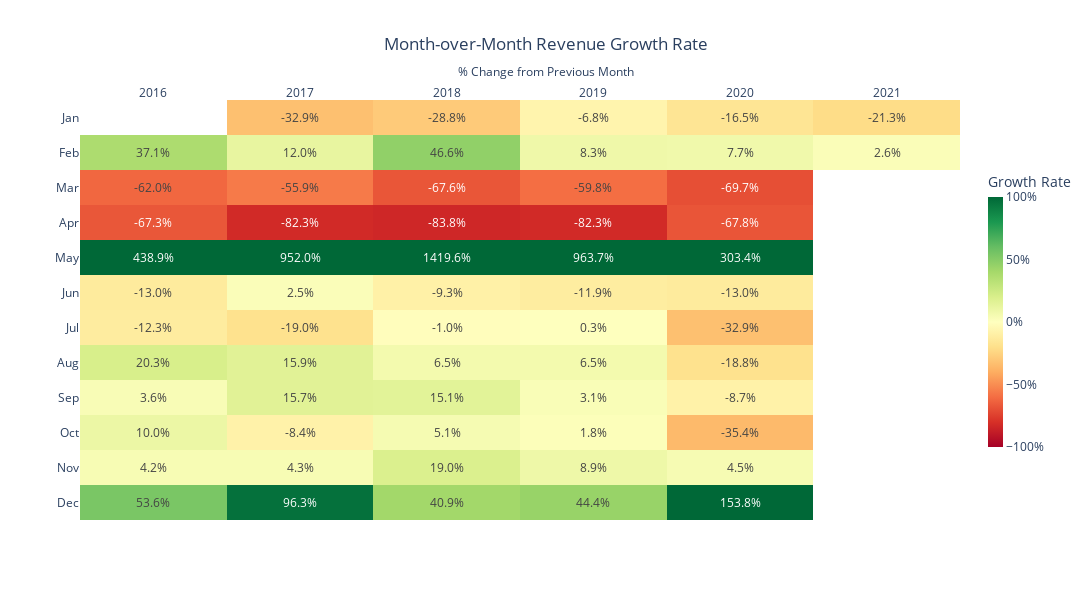

This figure's notebook cell:
### Markdown cell above
### Revenue Month over Month Growth Rate

### Code cell
# Calculating monthly revenue growth rates
monthly_rates = (
    sales
    .groupby('month')['revenue']
    .sum()
    .reset_index()
    .assign(
        pct_change=lambda df: (df['revenue'].pct_change() * 100).round(1),
        Year=lambda df: df['month'].dt.year,
        Month=lambda df: df['month'].dt.strftime('%b')
    )
)


months = [
    'Jan', 'Feb', 'Mar', 'Apr', 'May', 'Jun',
    'Jul', 'Aug', 'Sep', 'Oct', 'Nov', 'Dec'
]

# Pivoting data for heatmap
monthly_change = (
    monthly_rates
    .pivot(index='Month', columns='Year', values='pct_change')
    .reindex(months)
)

# Creating heatmap
fig = px.imshow(
    monthly_change,
    range_color=[-100, 100],
    color_continuous_scale='RdYlGn',
    aspect='auto'
)

fig.update_layout(
    title=dict(
        text='Month-over-Month Revenue Growth Rate<br><sub>% Change from Previous Month</sub>',
        x=0.5,
        xanchor='center'
    ),
    coloraxis_colorbar=dict(
        title='Growth Rate',
        ticksuffix='%',
        len=0.7,
        thickness=15
    ),
    xaxis=dict(side='top', showgrid=False, title=None),
    yaxis=dict(showgrid=False, title=None),
    height=600,
    width=1200,
    margin=dict(t=100),
    template='plotly_white'
)

# Adding annotations
labels = np.where(
    monthly_change.notna(),
    monthly_change.astype(str) + '%',
    ''
)

fig.update_traces(
    text=labels,
    texttemplate='%{text}',
    hoverinfo='skip',
    hovertemplate=None
)

fig.show()

#fig.write_image("Static Charts/mom_growth_rate.png", scale=2)

### Figure 1 — Plotly figure (JSON) as saved in the notebook; plotly's stock layout.template omitted (floating-point values rounded to 4 significant figures)
{"data": [{"coloraxis": "coloraxis", "hoverinfo": "skip", "name": "0", "text": [["", "-32.9%", "-28.8%", "-6.8%", "-16.5%", "-21.3%"], ["37.1%", "12.0%", "46.6%", "8.3%", "7.7%", "2.6%"], ["-62.0%", "-55.9%", "-67.6%", "-59.8%", "-69.7%", ""], ["-67.3%", "-82.3%", "-83.8%", "-82.3%", "-67.8%", ""], ["438.9%", "952.0%", "1419.6%", "963.7%", "303.4%", ""], ["-13.0%", "2.5%", "-9.3%", "-11.9%", "-13.0%", ""], ["-12.3%", "-19.0%", "-1.0%", "0.3%", "-32.9%", ""], ["20.3%", "15.9%", "6.5%", "6.5%", "-18.8%", ""], ["3.6%", "15.7%", "15.1%", "3.1%", "-8.7%", ""], ["10.0%", "-8.4%", "5.1%", "1.8%", "-35.4%", ""], ["4.2%", "4.3%", "19.0%", "8.9%", "4.5%", ""], ["53.6%", "96.3%", "40.9%", "44.4%", "153.8%", ""]], "texttemplate": "%{text}", "type": "heatmap", "x": [2016, 2017, 2018, 2019, 2020, 2021], "xaxis": "x", "y": ["Jan", "Feb", "Mar", "Apr", "May", "Jun", "Jul", "Aug", "Sep", "Oct", "Nov", "Dec"], "yaxis": "y", "z": [[NaN, -32.9, -28.8, -6.8, -16.5, -21.3], [37.1, 12.0, 46.6, 8.3, 7.7, 2.6], [-62.0, -55.9, -67.6, -59.8, -69.7, NaN], [-67.3, -82.3, -83.8, -82.3, -67.8, NaN], [438.9, 952.0, 1420.0, 963.7, 303.4, NaN], [-13.0, 2.5, -9.3, -11.9, -13.0, NaN], [-12.3, -19.0, -1.0, 0.3, -32.9, NaN], [20.3, 15.9, 6.5, 6.5, -18.8, NaN], [3.6, 15.7, 15.1, 3.1, -8.7, NaN], [10.0, -8.4, 5.1, 1.8, -35.4, NaN], [4.2, 4.3, 19.0, 8.9, 4.5, NaN], [53.6, 96.3, 40.9, 44.4, 153.8, NaN]]}], "layout": {"coloraxis": {"cmax": 100, "cmin": -100, "colorbar": {"len": 0.7, "thickness": 15, "ticksuffix": "%", "title": {"text": "Growth Rate"}}, "colorscale": [[0, "rgb(165,0,38)"], [0.1, "rgb(215,48,39)"], [0.2, "rgb(244,109,67)"], [0.3, "rgb(253,174,97)"], [0.4, "rgb(254,224,139)"], [0.5, "rgb(255,255,191)"], [0.6, "rgb(217,239,139)"], [0.7, "rgb(166,217,106)"], [0.8, "rgb(102,189,99)"], [0.9, "rgb(26,152,80)"], [1, "rgb(0,104,55)"]]}, "height": 600, "margin": {"t": 100}, "title": {"text": "Month-over-Month Revenue Growth Rate<br><sub>% Change from Previous Month</sub>", "x": 0.5, "xanchor": "center"}, "width": 1200, "xaxis": {"anchor": "y", "domain": [0, 1], "showgrid": false, "side": "top", "title": {}}, "yaxis": {"anchor": "x", "autorange": "reversed", "domain": [0, 1], "showgrid": false, "title": {}}}}
